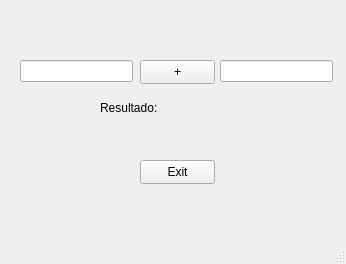
<?xml version="1.0" encoding="UTF-8"?>
<ui version="4.0">
 <class>MainWindow</class>
 <widget class="QMainWindow" name="MainWindow">
  <property name="geometry">
   <rect>
    <x>0</x>
    <y>0</y>
    <width>346</width>
    <height>264</height>
   </rect>
  </property>
  <property name="windowTitle">
   <string>Soma01</string>
  </property>
  <widget class="QWidget" name="centralwidget">
   <widget class="QPushButton" name="btnExit">
    <property name="geometry">
     <rect>
      <x>140</x>
      <y>160</y>
      <width>75</width>
      <height>24</height>
     </rect>
    </property>
    <property name="text">
     <string>Exit</string>
    </property>
   </widget>
   <widget class="QLineEdit" name="lineN1">
    <property name="geometry">
     <rect>
      <x>20</x>
      <y>60</y>
      <width>113</width>
      <height>22</height>
     </rect>
    </property>
   </widget>
   <widget class="QLineEdit" name="lineN2">
    <property name="geometry">
     <rect>
      <x>220</x>
      <y>60</y>
      <width>113</width>
      <height>22</height>
     </rect>
    </property>
   </widget>
   <widget class="QPushButton" name="btnSum">
    <property name="geometry">
     <rect>
      <x>140</x>
      <y>60</y>
      <width>75</width>
      <height>24</height>
     </rect>
    </property>
    <property name="text">
     <string>+</string>
    </property>
   </widget>
   <widget class="QLabel" name="labelResult">
    <property name="geometry">
     <rect>
      <x>100</x>
      <y>100</y>
      <width>71</width>
      <height>16</height>
     </rect>
    </property>
    <property name="text">
     <string>Resultado:</string>
    </property>
   </widget>
  </widget>
  <widget class="QMenuBar" name="menubar">
   <property name="geometry">
    <rect>
     <x>0</x>
     <y>0</y>
     <width>346</width>
     <height>22</height>
    </rect>
   </property>
  </widget>
  <widget class="QStatusBar" name="statusbar"/>
 </widget>
 <resources/>
 <connections>
  <connection>
   <sender>btnExit</sender>
   <signal>clicked()</signal>
   <receiver>MainWindow</receiver>
   <slot>close()</slot>
   <hints>
    <hint type="sourcelabel">
     <x>357</x>
     <y>463</y>
    </hint>
    <hint type="destinationlabel">
     <x>399</x>
     <y>299</y>
    </hint>
   </hints>
  </connection>
 </connections>
</ui>
